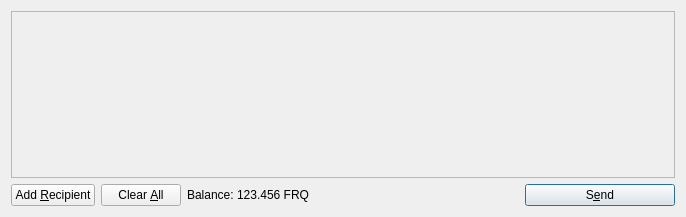
<?xml version="1.0" encoding="UTF-8"?>
<ui version="4.0">
 <class>SendCoinsDialog</class>
 <widget class="QDialog" name="SendCoinsDialog">
  <property name="geometry">
   <rect>
    <x>0</x>
    <y>0</y>
    <width>686</width>
    <height>217</height>
   </rect>
  </property>
  <property name="windowTitle">
   <string>Send Coins</string>
  </property>
  <layout class="QVBoxLayout" name="verticalLayout">
   <item>
    <widget class="QScrollArea" name="scrollArea">
     <property name="widgetResizable">
      <bool>true</bool>
     </property>
     <widget class="QWidget" name="scrollAreaWidgetContents">
      <property name="geometry">
       <rect>
        <x>0</x>
        <y>0</y>
        <width>666</width>
        <height>165</height>
       </rect>
      </property>
      <layout class="QVBoxLayout" name="verticalLayout_2">
       <property name="margin">
        <number>0</number>
       </property>
       <item>
        <layout class="QVBoxLayout" name="entries">
         <property name="spacing">
          <number>6</number>
         </property>
        </layout>
       </item>
       <item>
        <spacer name="verticalSpacer">
         <property name="orientation">
          <enum>Qt::Vertical</enum>
         </property>
         <property name="sizeHint" stdset="0">
          <size>
           <width>20</width>
           <height>40</height>
          </size>
         </property>
        </spacer>
       </item>
      </layout>
     </widget>
    </widget>
   </item>
   <item>
    <layout class="QHBoxLayout" name="horizontalLayout">
     <item>
      <widget class="QPushButton" name="addButton">
       <property name="toolTip">
        <string>Send to multiple recipients at once</string>
       </property>
       <property name="text">
        <string>Add &amp;Recipient</string>
       </property>
       <property name="icon">
        <iconset resource="../bitcoin.qrc">
         <normaloff>:/icons/add</normaloff>:/icons/add</iconset>
       </property>
       <property name="autoDefault">
        <bool>false</bool>
       </property>
      </widget>
     </item>
     <item>
      <widget class="QPushButton" name="clearButton">
       <property name="sizePolicy">
        <sizepolicy hsizetype="Minimum" vsizetype="Fixed">
         <horstretch>0</horstretch>
         <verstretch>0</verstretch>
        </sizepolicy>
       </property>
       <property name="toolTip">
        <string>Remove all transaction fields</string>
       </property>
       <property name="text">
        <string>Clear &amp;All</string>
       </property>
       <property name="icon">
        <iconset resource="../bitcoin.qrc">
         <normaloff>:/icons/remove</normaloff>:/icons/remove</iconset>
       </property>
       <property name="autoRepeatDelay">
        <number>300</number>
       </property>
       <property name="autoDefault">
        <bool>false</bool>
       </property>
      </widget>
     </item>
     <item>
      <layout class="QHBoxLayout" name="horizontalLayout_2">
       <property name="spacing">
        <number>3</number>
       </property>
       <item>
        <widget class="QLabel" name="label">
         <property name="text">
          <string>Balance:</string>
         </property>
        </widget>
       </item>
       <item>
        <widget class="QLabel" name="labelBalance">
         <property name="cursor">
          <cursorShape>IBeamCursor</cursorShape>
         </property>
         <property name="text">
          <string>123.456 FRQ</string>
         </property>
         <property name="textInteractionFlags">
          <set>Qt::LinksAccessibleByMouse|Qt::TextSelectableByKeyboard|Qt::TextSelectableByMouse</set>
         </property>
        </widget>
       </item>
      </layout>
     </item>
     <item>
      <spacer name="horizontalSpacer">
       <property name="orientation">
        <enum>Qt::Horizontal</enum>
       </property>
       <property name="sizeHint" stdset="0">
        <size>
         <width>40</width>
         <height>20</height>
        </size>
       </property>
      </spacer>
     </item>
     <item>
      <widget class="QPushButton" name="sendButton">
       <property name="minimumSize">
        <size>
         <width>150</width>
         <height>0</height>
        </size>
       </property>
       <property name="toolTip">
        <string>Confirm the send action</string>
       </property>
       <property name="text">
        <string>S&amp;end</string>
       </property>
       <property name="icon">
        <iconset resource="../bitcoin.qrc">
         <normaloff>:/icons/send</normaloff>:/icons/send</iconset>
       </property>
       <property name="default">
        <bool>true</bool>
       </property>
      </widget>
     </item>
    </layout>
   </item>
  </layout>
 </widget>
 <resources>
  <include location="../bitcoin.qrc"/>
 </resources>
 <connections/>
</ui>
